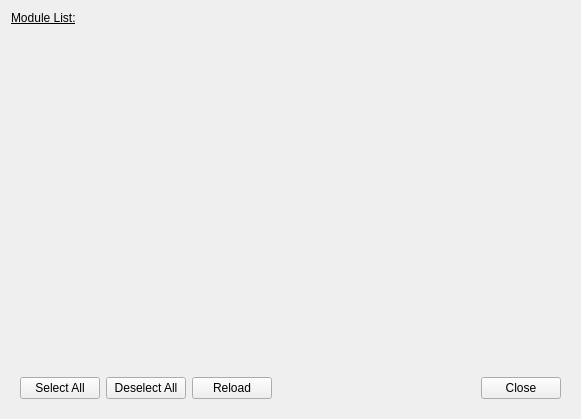
<?xml version="1.0" encoding="UTF-8"?>
<ui version="4.0">
 <class>ModuleManagerWindow</class>
 <widget class="QWidget" name="ModuleManagerWindow">
  <property name="geometry">
   <rect>
    <x>0</x>
    <y>0</y>
    <width>574</width>
    <height>419</height>
   </rect>
  </property>
  <property name="windowTitle">
   <string>Module Manager</string>
  </property>
  <property name="windowIcon">
   <iconset resource="engine.qrc">
    <normaloff>:/engine/images/modules.png</normaloff>:/engine/images/modules.png</iconset>
  </property>
  <layout class="QVBoxLayout" name="verticalLayout_2">
   <item>
    <widget class="QLabel" name="label">
     <property name="sizePolicy">
      <sizepolicy hsizetype="Preferred" vsizetype="Maximum">
       <horstretch>0</horstretch>
       <verstretch>0</verstretch>
      </sizepolicy>
     </property>
     <property name="font">
      <font>
       <underline>true</underline>
      </font>
     </property>
     <property name="text">
      <string>Module List:</string>
     </property>
    </widget>
   </item>
   <item>
    <widget class="QScrollArea" name="ScrollArea">
     <property name="frameShape">
      <enum>QFrame::NoFrame</enum>
     </property>
     <property name="frameShadow">
      <enum>QFrame::Plain</enum>
     </property>
     <property name="widgetResizable">
      <bool>true</bool>
     </property>
     <widget class="QWidget" name="scrollAreaWidgetContents">
      <property name="geometry">
       <rect>
        <x>0</x>
        <y>0</y>
        <width>556</width>
        <height>334</height>
       </rect>
      </property>
      <layout class="QVBoxLayout" name="verticalLayout">
       <item>
        <widget class="QWidget" name="MainWidget" native="true">
         <layout class="QVBoxLayout" name="verticalLayout_3">
          <property name="spacing">
           <number>0</number>
          </property>
          <property name="leftMargin">
           <number>0</number>
          </property>
          <property name="topMargin">
           <number>0</number>
          </property>
          <property name="rightMargin">
           <number>0</number>
          </property>
          <property name="bottomMargin">
           <number>0</number>
          </property>
          <item>
           <layout class="QGridLayout" name="gridLayout">
            <property name="leftMargin">
             <number>20</number>
            </property>
            <property name="rightMargin">
             <number>20</number>
            </property>
            <property name="verticalSpacing">
             <number>10</number>
            </property>
           </layout>
          </item>
         </layout>
        </widget>
       </item>
      </layout>
     </widget>
    </widget>
   </item>
   <item>
    <widget class="QWidget" name="widget" native="true">
     <property name="sizePolicy">
      <sizepolicy hsizetype="Minimum" vsizetype="Maximum">
       <horstretch>0</horstretch>
       <verstretch>0</verstretch>
      </sizepolicy>
     </property>
     <layout class="QHBoxLayout" name="horizontalLayout">
      <item>
       <widget class="QPushButton" name="SelectAll">
        <property name="focusPolicy">
         <enum>Qt::NoFocus</enum>
        </property>
        <property name="text">
         <string>Select All</string>
        </property>
        <property name="icon">
         <iconset resource="engine.qrc">
          <normaloff>:/engine/images/select_all.png</normaloff>:/engine/images/select_all.png</iconset>
        </property>
       </widget>
      </item>
      <item>
       <widget class="QPushButton" name="DeselectAll">
        <property name="focusPolicy">
         <enum>Qt::NoFocus</enum>
        </property>
        <property name="text">
         <string>Deselect All</string>
        </property>
        <property name="icon">
         <iconset resource="engine.qrc">
          <normaloff>:/engine/images/select_none.png</normaloff>:/engine/images/select_none.png</iconset>
        </property>
       </widget>
      </item>
      <item>
       <widget class="QPushButton" name="Reload">
        <property name="focusPolicy">
         <enum>Qt::NoFocus</enum>
        </property>
        <property name="text">
         <string>Reload</string>
        </property>
        <property name="icon">
         <iconset resource="engine.qrc">
          <normaloff>:/engine/images/reload.png</normaloff>:/engine/images/reload.png</iconset>
        </property>
       </widget>
      </item>
      <item>
       <spacer name="horizontalSpacer">
        <property name="orientation">
         <enum>Qt::Horizontal</enum>
        </property>
        <property name="sizeHint" stdset="0">
         <size>
          <width>203</width>
          <height>20</height>
         </size>
        </property>
       </spacer>
      </item>
      <item>
       <widget class="QPushButton" name="Close">
        <property name="focusPolicy">
         <enum>Qt::NoFocus</enum>
        </property>
        <property name="text">
         <string>Close</string>
        </property>
        <property name="icon">
         <iconset resource="engine.qrc">
          <normaloff>:/engine/images/close_gray.png</normaloff>:/engine/images/close_gray.png</iconset>
        </property>
       </widget>
      </item>
     </layout>
    </widget>
   </item>
  </layout>
 </widget>
 <resources>
  <include location="engine.qrc"/>
 </resources>
 <connections/>
</ui>
